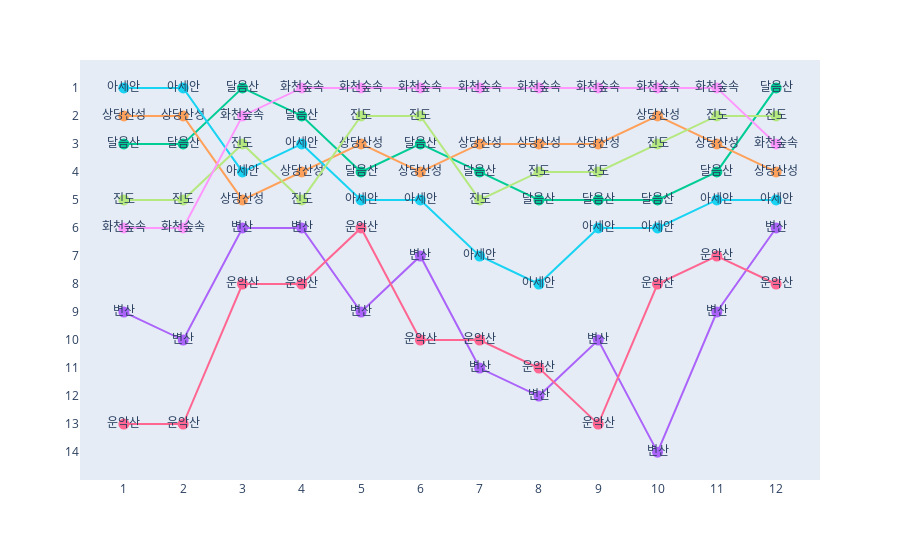

Here is the notebook cell this chart was saved with:
### Code cell
fig = px.line(df_month_named,
              x = 'month', y = 'rank', color = 'name', color_discrete_map= dict_color, markers=True, text='name')
fig.update_traces(marker=dict(size=11))
fig.update_yaxes(tick0=1, dtick=1,
                 autorange='reversed', title='',
                 visible=True, showticklabels=True)
fig.update_xaxes(tick0=1, dtick=1,
                 title='', visible=True, showticklabels=True)
fig.update_layout(xaxis=dict(showgrid=False),
                  yaxis=dict(showgrid=False) )
fig.update_layout(showlegend=False)
fig.show()

### Figure 1 — Plotly figure (JSON) as saved in the notebook; plotly's stock layout.template omitted (floating-point values rounded to 4 significant figures)
{"data": [{"hovertemplate": "name=%{text}<br>month=%{x}<br>rank=%{y}<extra></extra>", "legendgroup": "달음산", "line": {"color": "#00cc96", "dash": "solid"}, "marker": {"size": 11, "symbol": "circle"}, "mode": "text+markers+lines", "name": "달음산", "orientation": "v", "showlegend": true, "text": ["달음산", "달음산", "달음산", "달음산", "달음산", "달음산", "달음산", "달음산", "달음산", "달음산", "달음산", "달음산"], "type": "scatter", "x": [1, 2, 3, 4, 5, 6, 7, 8, 9, 10, 11, 12], "xaxis": "x", "y": [3, 3, 1, 2, 4, 3, 4, 5, 5, 5, 4, 1], "yaxis": "y"}, {"hovertemplate": "name=%{text}<br>month=%{x}<br>rank=%{y}<extra></extra>", "legendgroup": "변산", "line": {"color": "#ab63fa", "dash": "solid"}, "marker": {"size": 11, "symbol": "circle"}, "mode": "text+markers+lines", "name": "변산", "orientation": "v", "showlegend": true, "text": ["변산", "변산", "변산", "변산", "변산", "변산", "변산", "변산", "변산", "변산", "변산", "변산"], "type": "scatter", "x": [1, 2, 3, 4, 5, 6, 7, 8, 9, 10, 11, 12], "xaxis": "x", "y": [9, 10, 6, 6, 9, 7, 11, 12, 10, 14, 9, 6], "yaxis": "y"}, {"hovertemplate": "name=%{text}<br>month=%{x}<br>rank=%{y}<extra></extra>", "legendgroup": "상당산성", "line": {"color": "#FFA15A", "dash": "solid"}, "marker": {"size": 11, "symbol": "circle"}, "mode": "text+markers+lines", "name": "상당산성", "orientation": "v", "showlegend": true, "text": ["상당산성", "상당산성", "상당산성", "상당산성", "상당산성", "상당산성", "상당산성", "상당산성", "상당산성", "상당산성", "상당산성", "상당산성"], "type": "scatter", "x": [1, 2, 3, 4, 5, 6, 7, 8, 9, 10, 11, 12], "xaxis": "x", "y": [2, 2, 5, 4, 3, 4, 3, 3, 3, 2, 3, 4], "yaxis": "y"}, {"hovertemplate": "name=%{text}<br>month=%{x}<br>rank=%{y}<extra></extra>", "legendgroup": "아세안", "line": {"color": "#19d3f3", "dash": "solid"}, "marker": {"size": 11, "symbol": "circle"}, "mode": "text+markers+lines", "name": "아세안", "orientation": "v", "showlegend": true, "text": ["아세안", "아세안", "아세안", "아세안", "아세안", "아세안", "아세안", "아세안", "아세안", "아세안", "아세안", "아세안"], "type": "scatter", "x": [1, 2, 3, 4, 5, 6, 7, 8, 9, 10, 11, 12], "xaxis": "x", "y": [1, 1, 4, 3, 5, 5, 7, 8, 6, 6, 5, 5], "yaxis": "y"}, {"hovertemplate": "name=%{text}<br>month=%{x}<br>rank=%{y}<extra></extra>", "legendgroup": "운악산", "line": {"color": "#FF6692", "dash": "solid"}, "marker": {"size": 11, "symbol": "circle"}, "mode": "text+markers+lines", "name": "운악산", "orientation": "v", "showlegend": true, "text": ["운악산", "운악산", "운악산", "운악산", "운악산", "운악산", "운악산", "운악산", "운악산", "운악산", "운악산", "운악산"], "type": "scatter", "x": [1, 2, 3, 4, 5, 6, 7, 8, 9, 10, 11, 12], "xaxis": "x", "y": [13, 13, 8, 8, 6, 10, 10, 11, 13, 8, 7, 8], "yaxis": "y"}, {"hovertemplate": "name=%{text}<br>month=%{x}<br>rank=%{y}<extra></extra>", "legendgroup": "진도", "line": {"color": "#B6E880", "dash": "solid"}, "marker": {"size": 11, "symbol": "circle"}, "mode": "text+markers+lines", "name": "진도", "orientation": "v", "showlegend": true, "text": ["진도", "진도", "진도", "진도", "진도", "진도", "진도", "진도", "진도", "진도", "진도", "진도"], "type": "scatter", "x": [1, 2, 3, 4, 5, 6, 7, 8, 9, 10, 11, 12], "xaxis": "x", "y": [5, 5, 3, 5, 2, 2, 5, 4, 4, 3, 2, 2], "yaxis": "y"}, {"hovertemplate": "name=%{text}<br>month=%{x}<br>rank=%{y}<extra></extra>", "legendgroup": "화천숲속", "line": {"color": "#FF97FF", "dash": "solid"}, "marker": {"size": 11, "symbol": "circle"}, "mode": "text+markers+lines", "name": "화천숲속", "orientation": "v", "showlegend": true, "text": ["화천숲속", "화천숲속", "화천숲속", "화천숲속", "화천숲속", "화천숲속", "화천숲속", "화천숲속", "화천숲속", "화천숲속", "화천숲속", "화천숲속"], "type": "scatter", "x": [1, 2, 3, 4, 5, 6, 7, 8, 9, 10, 11, 12], "xaxis": "x", "y": [6, 6, 2, 1, 1, 1, 1, 1, 1, 1, 1, 3], "yaxis": "y"}], "layout": {"legend": {"title": {"text": "name"}, "tracegroupgap": 0}, "margin": {"t": 60}, "showlegend": false, "xaxis": {"anchor": "y", "domain": [0, 1], "dtick": 1, "showgrid": false, "showticklabels": true, "tick0": 1, "title": {"text": ""}, "visible": true}, "yaxis": {"anchor": "x", "autorange": "reversed", "domain": [0, 1], "dtick": 1, "showgrid": false, "showticklabels": true, "tick0": 1, "title": {"text": ""}, "visible": true}}}
